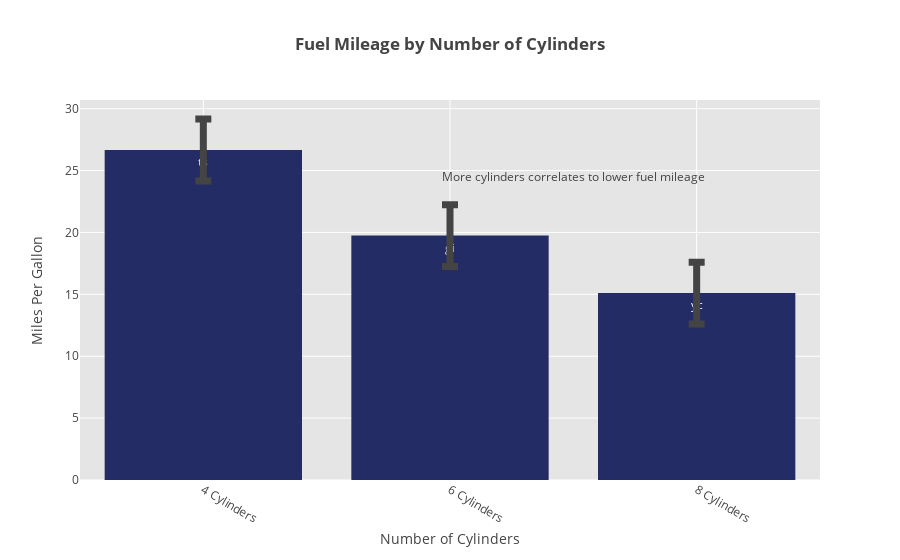

The notebook cell this image was saved under:
### Code cell
# view plot inline 
fig = barplot.create_graph(**args)

### Figure 1 — Plotly figure (JSON) as saved in the notebook; plotly's stock layout.template omitted (floating-point values rounded to 4 significant figures)
{"data": [{"error_y": {"array": [2.5, 2.5, 2.5], "thickness": 7, "type": "data", "visible": true, "width": 8}, "marker": {"color": "#232C65"}, "name": "mpg", "text": ["ts", "gi", "yc"], "type": "bar", "uid": "59be0791-011f-4c6c-b905-9d475da85473", "x": ["4 Cylinders", "6 Cylinders", "8 Cylinders"], "y": [26.66, 19.74, 15.1]}], "layout": {"annotations": [{"showarrow": false, "text": "More cylinders correlates to lower fuel mileage", "x": 1.5, "y": 24.5}], "hovermode": "closest", "plot_bgcolor": "rgb(229, 229, 229)", "title": "<b>Fuel Mileage by Number of Cylinders</b>", "xaxis": {"gridcolor": "rgb(255,255,255)", "tickangle": 30, "title": "Number of Cylinders", "zerolinecolor": "rgb(255,255,255)"}, "yaxis": {"gridcolor": "rgb(255,255,255)", "title": "Miles Per Gallon", "zerolinecolor": "rgb(255,255,255)"}}}
